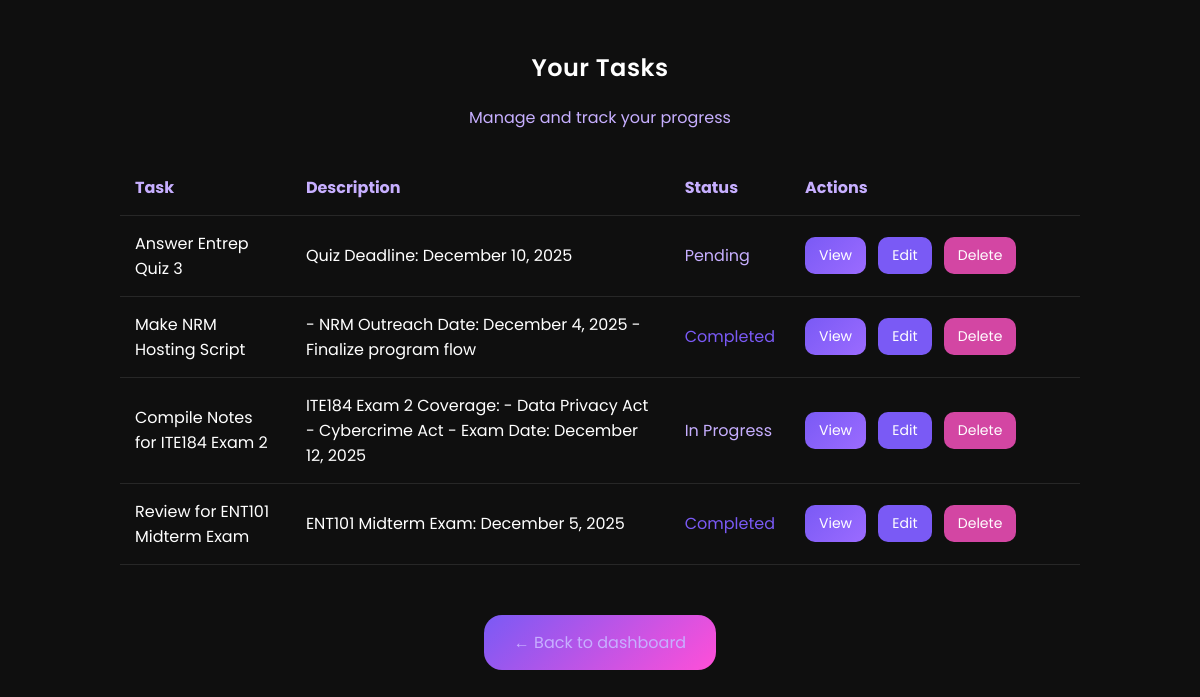
Screenshot of /tasks.php (signed in) with the database file from the repository.
### tables this page shows
CREATE TABLE `tasks` (
  `id` int(11) NOT NULL,
  `task_title` varchar(255) DEFAULT NULL,
  `task_description` text DEFAULT NULL,
  `status` varchar(50) DEFAULT 'Pending',
  `created_at` timestamp NOT NULL DEFAULT current_timestamp(),
  `user_id` int(11) DEFAULT NULL
);

### tasks.php (the view, shortened to what this page needs)
<?php
include 'db.php';
$uid = $_SESSION['user_id'];
$result = $conn->query("SELECT * FROM tasks WHERE user_id=$uid ORDER BY created_at DESC");
?>
<!DOCTYPE html>
<html>
<head>
    <link rel="stylesheet" href="style.css">
</head>
<body>
<div style="width: 80%; margin: 50px auto;">
    <h2 style="text-align:center;">Your Tasks</h2>
    <p style="text-align:center;color:#C7AFFF;">Manage and track your progress</p>
    <table>
        <tr>
            <th>Task</th>
            <th>Description</th>
            <th>Status</th>
            <th style="width: 260px;">Actions</th>
        </tr>
        <?php while($row = $result->fetch_assoc()) { ?>
        <tr>
            <td><?= $row['task_title'] ?></td>
            <td><?= $row['task_description'] ?></td>
            <td>
                <span style="color:<?= $row['status']=='Completed'?'#7A5AF5':'#C7AFFF' ?>">
                    <?= $row['status'] ?>
                </span>
            </td>
            <td class="actions">
                <a href="view_task.php?id=<?= $row['id'] ?>" class="action-btn view">View</a>
                <a href="update_task.php?id=<?= $row['id'] ?>" class="action-btn edit">Edit</a>
                <a href="delete_task.php?id=<?= $row['id'] ?>" class="action-btn delete"
                   onclick="return confirm('Delete this task?')">
                   Delete
                </a>
            </td>
        </tr>
        <?php } ?>
    </table>
    <p style="text-align:center;margin-top:30px;">
        <a href="dashboard.php" class="menu-btn">← Back to dashboard</a>
    </p>
</div>
</body>
</html>

### style.css (style rules this page uses)
body { margin: 0; padding: 0; background: #0F0F0F; font-family: 'Poppins', sans-serif; color: white; }
h2, h3 { text-align: center; font-weight: 600; letter-spacing: 0.5px; }
a { color: #C7AFFF; text-decoration: none; }
.menu-btn { display: inline-block; margin: 20px 10px; padding: 15px 30px; background: linear-gradient(135deg, #7A5AF5, #FF4FD8); border-radius: 18px; transition: 0.3s; }
table { width: 100%; border-collapse: collapse; margin-top: 30px; }
th, td { padding: 15px; border-bottom: 1px solid rgba(255,255,255,0.1); vertical-align: middle; }
th { text-align: left; color: #C7AFFF; }
td.actions { display: table-cell !important; vertical-align: middle !important; white-space: nowrap; }
.action-btn { display: inline-block; padding: 8px 14px; border-radius: 10px; font-size: 14px; color: white; text-decoration: none; margin-right: 8px; transition: 0.3s; white-space: nowrap; }
.view { background: linear-gradient(135deg, #7A5AF5, #9B6BFF); }
.edit { background: #7A5AF5; }
.delete { background: #D346A3; }

### rows the page displays
tasks: task_title "Answer Entrep Quiz 3", task_description "Quiz Deadline: December 10, 2025", status "Pending"
tasks: task_title "Make NRM Hosting Script", task_description "- NRM Outreach Date: December 4, 2025 - Finalize program flow", status "Completed"
tasks: task_title "Compile Notes for ITE184 Exam 2", task_description "ITE184 Exam 2 Coverage: - Data Privacy Act - Cybercrime Act - Exam Date: December 12, 2025", status "In Progress"
tasks: task_title "Review for ENT101 Midterm Exam", task_description "ENT101 Midterm Exam: December 5, 2025", status "Completed"
